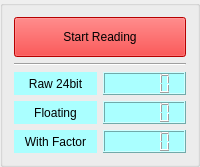
      <widget class="QGroupBox" name="groupBox_2">
       <property name="sizePolicy">
        <sizepolicy hsizetype="Preferred" vsizetype="Expanding">
         <horstretch>0</horstretch>
         <verstretch>0</verstretch>
        </sizepolicy>
       </property>
       <property name="styleSheet">
        <string notr="true">#groupBox_2 {
border:2px solid  rgb(85, 170, 0);
border-radius:7px;
}</string>
       </property>
       <property name="title">
        <string/>
       </property>
       <layout class="QVBoxLayout" name="verticalLayout_3">
        <item>
         <widget class="QPushButton" name="pb_StartConversion">
          <property name="minimumSize">
           <size>
            <width>60</width>
            <height>40</height>
           </size>
          </property>
          <property name="accessibleName">
           <string>42</string>
          </property>
          <property name="styleSheet">
           <string notr="true">background-color: rgb(255, 0, 0);</string>
          </property>
          <property name="text">
           <string>Start Reading</string>
          </property>
          <property name="checkable">
           <bool>true</bool>
          </property>
         </widget>
        </item>
        <item>
         <widget class="Line" name="line_5">
          <property name="orientation">
           <enum>Qt::Horizontal</enum>
          </property>
         </widget>
        </item>
        <item>
         <layout class="QHBoxLayout" name="horizontalLayout_18">
          <item>
           <widget class="QLabel" name="label_19">
            <property name="styleSheet">
             <string notr="true">background-color:rgb(170, 255, 255);
color:rgb(0, 0, 0);</string>
            </property>
            <property name="text">
             <string>Raw 24bit</string>
            </property>
            <property name="alignment">
             <set>Qt::AlignCenter</set>
            </property>
            <property name="wordWrap">
             <bool>true</bool>
            </property>
           </widget>
          </item>
          <item>
           <widget class="QLCDNumber" name="lcd_Ch_Value_Raw">
            <property name="styleSheet">
             <string notr="true">background-color:rgb(170, 255, 255); </string>
            </property>
            <property name="mode">
             <enum>QLCDNumber::Hex</enum>
            </property>
           </widget>
          </item>
         </layout>
        </item>
        <item>
         <layout class="QHBoxLayout" name="horizontalLayout_20">
          <item>
           <widget class="QLabel" name="label_21">
            <property name="styleSheet">
             <string notr="true">background-color:rgb(170, 255, 255);
color:rgb(0, 0, 0);</string>
            </property>
            <property name="text">
             <string>Floating</string>
            </property>
            <property name="alignment">
             <set>Qt::AlignCenter</set>
            </property>
            <property name="wordWrap">
             <bool>true</bool>
            </property>
           </widget>
          </item>
          <item>
           <widget class="QLCDNumber" name="lcd_Ch_Value_floating">
            <property name="styleSheet">
             <string notr="true">background-color:rgb(170, 255, 255); </string>
            </property>
           </widget>
          </item>
         </layout>
        </item>
        <item>
         <layout class="QHBoxLayout" name="horizontalLayout_19">
          <item>
           <widget class="QLabel" name="label_20">
            <property name="styleSheet">
             <string notr="true">background-color:rgb(170, 255, 255);
color:rgb(0, 0, 0);</string>
            </property>
            <property name="text">
             <string>With Factor</string>
            </property>
            <property name="alignment">
             <set>Qt::AlignCenter</set>
            </property>
            <property name="wordWrap">
             <bool>true</bool>
            </property>
           </widget>
          </item>
          <item>
           <widget class="QLCDNumber" name="lcd_Ch_Value_floatingFactor">
            <property name="styleSheet">
             <string notr="true">background-color:rgb(170, 255, 255); </string>
            </property>
           </widget>
          </item>
         </layout>
        </item>
       </layout>
      </widget>
